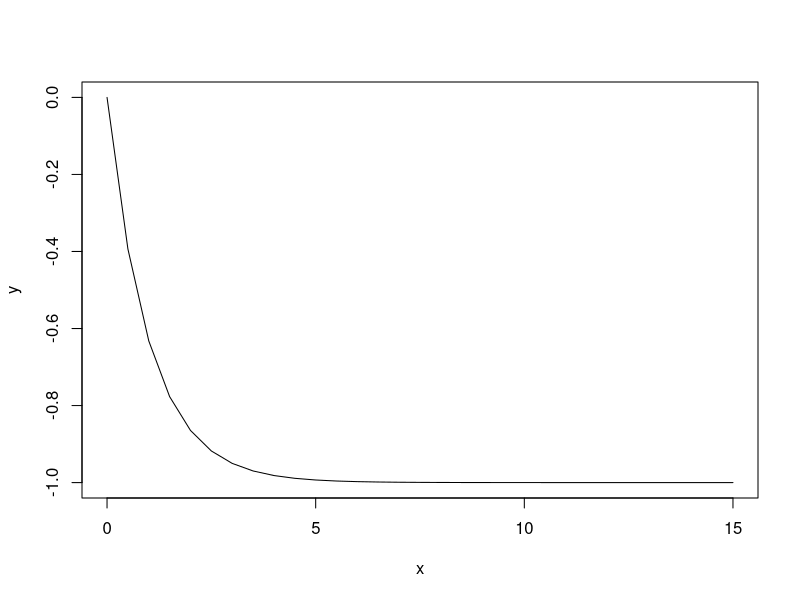

Generate this figure with R:
## ---- chunk 1
x=seq(0.0,15.0,by=0.5)
y= exp(-x) -1
plot(x,y,"l")
## ---- chunk 2
# automatically create a bib database for R packages
knitr::write_bib(c(
  .packages(), 'bookdown', 'knitr', 'rmarkdown'
), 'packages.bib')
